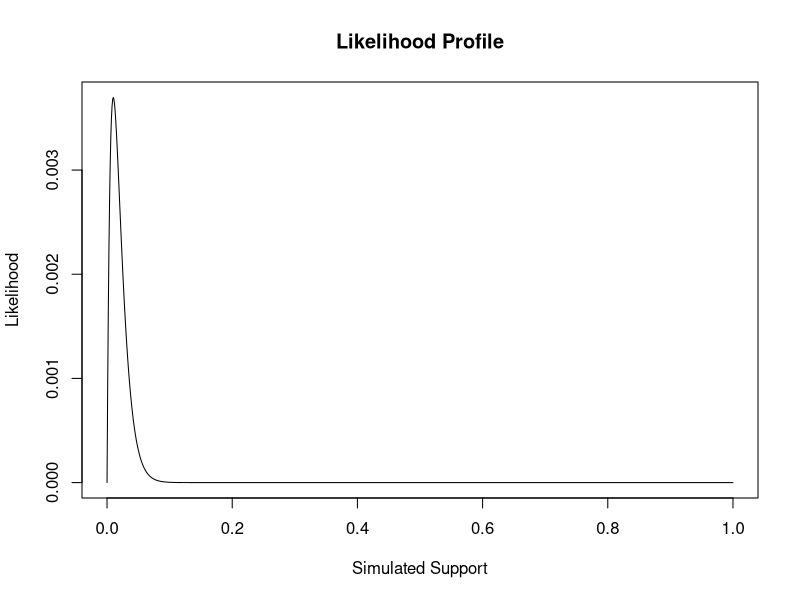
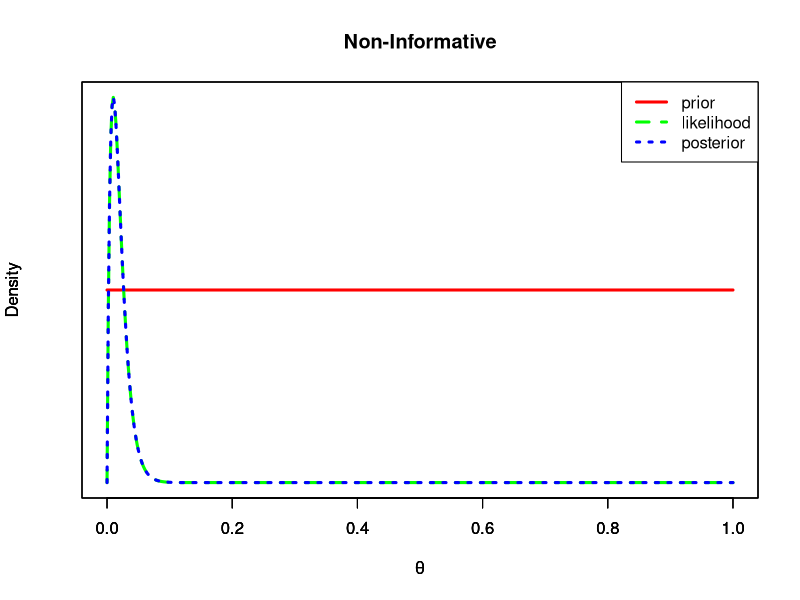
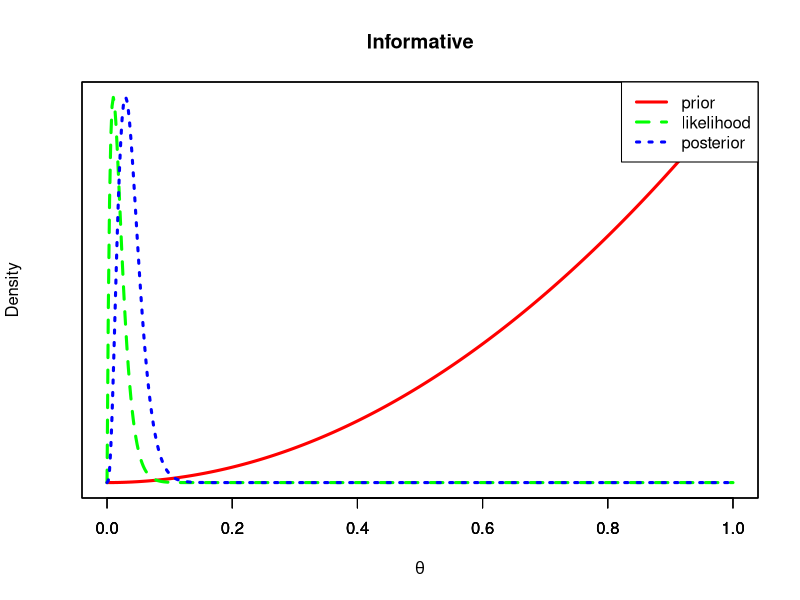
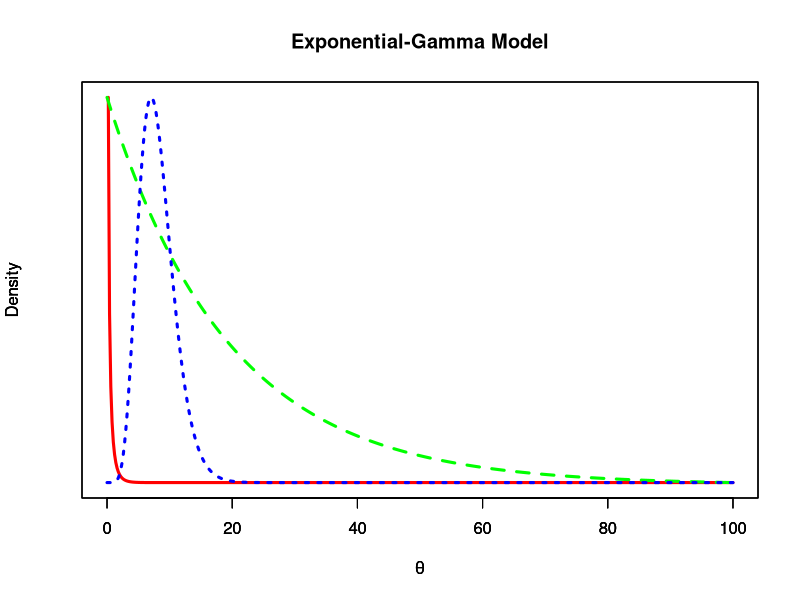

Recreate these plots in R, in order.
## ---- chunk 1
# set a seed
set.seed(123)
# create the observed data
obs.data <- rbinom(n = 100, size = 1, prob = 0.01)
# inspect the observed data
head(obs.data)
tail(obs.data)
length(obs.data)
## ---- chunk 2
### Bernoulli LH Function ###
# Input: obs.data, theta
# Output: bernoulli likelihood

myBernLH <- function(obs.data, theta) {
  N <- length(obs.data)
  x <- sum(obs.data)
  LH <- (theta^x) * ((1-theta)^(N-x))
  return(LH)
}

### Plot LH for a grid of theta values ###
# Create the grid #
theta.sim <- seq(from=0, to=1, length.out=1000)
# Store the LH values
sim.LH <- myBernLH(obs.data, theta = theta.sim)
# Create the Plot
plot(theta.sim, sim.LH,
     type='l',
     main='Likelihood Profile',
     xlab='Simulated Support',
     ylab='Likelihood')

## ---- chunk 3
posterior <- function(a, b, obs.data){
  N <- length(obs.data)
  x <- sum(obs.data)
  return(list('a' = a + x, 'b' = b + N - x))
}

noninformative <- posterior(a=1, b=1, obs.data)
informative <- posterior(a=3, b=1, obs.data)

print(noninformative)
print(informative)
## ---- chunk 4
# introduce theta we iterate over, introduce likelihood function
th = seq(0, 1, length=500)
like = myBernLH(obs.data, theta = th)

# prior and posterior of non-informative case
prior = dbeta(th, 1, 1)
post = dbeta(th, noninformative$a, noninformative$b)

# plot
plot(th, prior, type='l', ylab='Density', lty = 1, lwd = 3, xlab = expression(theta),col='red', yaxt='n')
par(new=TRUE)
plot(th, like, type='l', ylab='Density', lty = 2, lwd = 3, xlab = expression(theta),col='green', yaxt='n')
par(new=TRUE)
plot(th, post, type='l', ylab='Density', lty = 3, lwd = 3, xlab = expression(theta),col='blue', yaxt='n',main='Non-Informative')
legend('topright', lty=c(1,2,3), lwd=c(3,3,3), col=c('red','green','blue'), legend=c('prior', 'likelihood', 'posterior'))

# prior and posterior of informative case
prior = dbeta(th, 3, 1)
post = dbeta(th, informative$a, informative$b)

# plot
plot(th, prior, type='l', ylab='', lty = 1, lwd = 3, xlab = '', col='red', yaxt='n')
par(new=TRUE)
plot(th, like, type='l', ylab='', lty = 2, lwd = 3, xlab = '', col='green', yaxt='n')
par(new=TRUE)
plot(th, post, type='l', ylab='Density', lty = 3, lwd = 3, xlab = expression(theta), col='blue', yaxt='n',main='Informative')
legend('topright', lty=c(1,2,3), lwd=c(3,3,3), col=c('red','green','blue'), legend=c('prior', 'likelihood', 'posterior'))
## ---- chunk 5
th = seq(0, 100, length=500)
data = c(20.9, 69.7, 3.6, 21.8, 21.4, 0.4, 6.7, 10.0)
a = 0.1
b = 1.0
prior = dgamma(th, shape = a, rate = b)
likelihood = dexp(th, rate = 1/(sum(data)/8))
posterior = dgamma(th, shape = a + length(data), rate = b + 1/sum(data))
plot(th, prior, type='l', ylab='Density', lty = 1, lwd = 3, xlab = expression(theta),col='red', yaxt='n')
par(new=TRUE)
plot(th, likelihood, type='l', ylab='Density', lty = 2, lwd = 3, xlab = expression(theta),col='green', yaxt='n')
par(new=TRUE)
plot(th, posterior, type='l', ylab='Density', lty = 3, lwd = 3, xlab = expression(theta), col='blue', yaxt='n',main='Exponential-Gamma Model')
